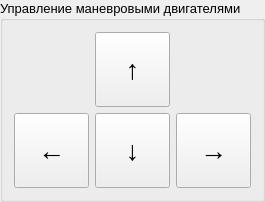
                <widget class="QGroupBox" name="groupBox_15">
                 <property name="font">
                  <font>
                   <pointsize>10</pointsize>
                  </font>
                 </property>
                 <property name="title">
                  <string>Управление маневровыми двигателями</string>
                 </property>
                 <layout class="QHBoxLayout" name="horizontalLayout_20">
                  <item>
                   <layout class="QVBoxLayout" name="verticalLayout_18">
                    <item>
                     <layout class="QHBoxLayout" name="horizontalLayout_22">
                      <item>
                       <widget class="QPushButton" name="pushButton_14">
                        <property name="minimumSize">
                         <size>
                          <width>75</width>
                          <height>75</height>
                         </size>
                        </property>
                        <property name="maximumSize">
                         <size>
                          <width>75</width>
                          <height>75</height>
                         </size>
                        </property>
                        <property name="font">
                         <font>
                          <pointsize>20</pointsize>
                         </font>
                        </property>
                        <property name="text">
                         <string>↑</string>
                        </property>
                       </widget>
                      </item>
                     </layout>
                    </item>
                    <item>
                     <layout class="QHBoxLayout" name="horizontalLayout_18">
                      <item>
                       <widget class="QPushButton" name="pushButton_6">
                        <property name="minimumSize">
                         <size>
                          <width>75</width>
                          <height>75</height>
                         </size>
                        </property>
                        <property name="maximumSize">
                         <size>
                          <width>75</width>
                          <height>75</height>
                         </size>
                        </property>
                        <property name="font">
                         <font>
                          <pointsize>20</pointsize>
                         </font>
                        </property>
                        <property name="text">
                         <string>←</string>
                        </property>
                       </widget>
                      </item>
                      <item>
                       <widget class="QPushButton" name="pushButton_5">
                        <property name="minimumSize">
                         <size>
                          <width>75</width>
                          <height>75</height>
                         </size>
                        </property>
                        <property name="maximumSize">
                         <size>
                          <width>75</width>
                          <height>75</height>
                         </size>
                        </property>
                        <property name="font">
                         <font>
                          <pointsize>20</pointsize>
                         </font>
                        </property>
                        <property name="text">
                         <string>↓</string>
                        </property>
                       </widget>
                      </item>
                      <item>
                       <widget class="QPushButton" name="pushButton_4">
                        <property name="minimumSize">
                         <size>
                          <width>75</width>
                          <height>75</height>
                         </size>
                        </property>
                        <property name="maximumSize">
                         <size>
                          <width>75</width>
                          <height>75</height>
                         </size>
                        </property>
                        <property name="font">
                         <font>
                          <pointsize>20</pointsize>
                         </font>
                        </property>
                        <property name="text">
                         <string>→</string>
                        </property>
                       </widget>
                      </item>
                     </layout>
                    </item>
                   </layout>
                  </item>
                 </layout>
                </widget>
